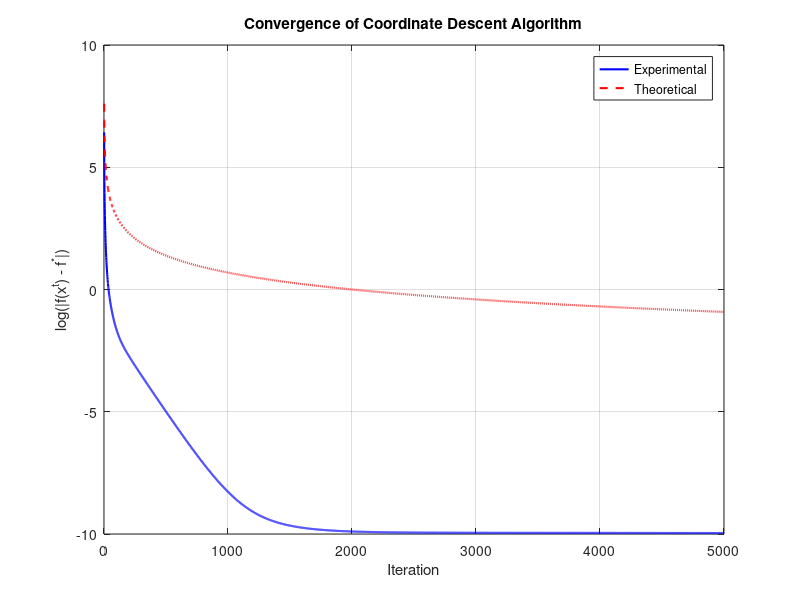

This figure's MATLAB source:
clear all;
clc;
tic;

n = 100; % Dimension of x as specified in the task
A = randn(n, n);
A = A' * A; % Make A positive semi-definite
b = A * randn(n, 1); % Generate a random vector b

eigVals = eig(A);
minEig = min(eigVals);
maxEig = max(eigVals);
alpha = 1 / maxEig;

% Coordinate Descent parameters
x = zeros(n, 1); % Initial guess
tol = 1e-5;
maxIt = 5000;
objVals = []; % To store objective values for plotting convergence
xOpt = A \ b;
yOpt = 0.5 * xOpt' * A * xOpt - b' * xOpt;

% Coordinate Descent Algorithm
for iter = 1:maxIt
    for i = 1:n
        x(i) = (b(i) - A(i, [1:i-1, i+1:n]) * x([1:i-1, i+1:n])) / A(i, i);
    end
    
    % Calculate objective value
    objVal = 0.5 * x' * A * x - b' * x;
    objVals = [objVals; objVal];

    % Check for convergence (this is a simple criterion, in practice, might need a more robust one)
    if iter > 1 && abs(log(abs(objVals(end) - yOpt))) < tol
        break;
    end
end

iters = 1:iter;
theoConv = log((1/alpha * norm(zeros(n, 1) - xOpt)/2./iters));
expConv = log(objVals - yOpt);

% Plot the convergence
figure;
plot(expConv, 'b', 'LineWidth', 1.5);
hold on;
plot(theoConv, 'r--', 'LineWidth', 1.5);
xlabel('Iteration');
ylabel('log(|f(x^t) - f^*|)');
title('Convergence of Coordinate Descent Algorithm');
legend('Experimental', 'Theoretical');
grid on;
toc;